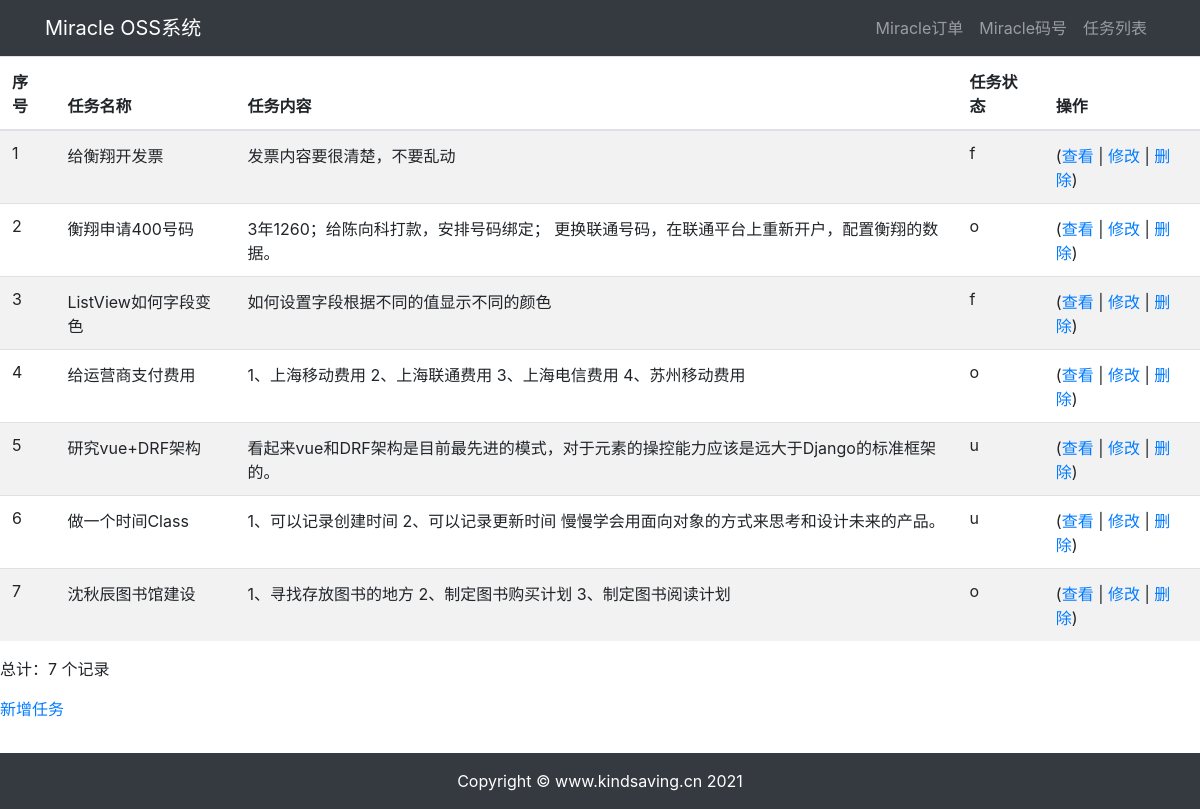
The page /tasks/ on the database as committed earlier.
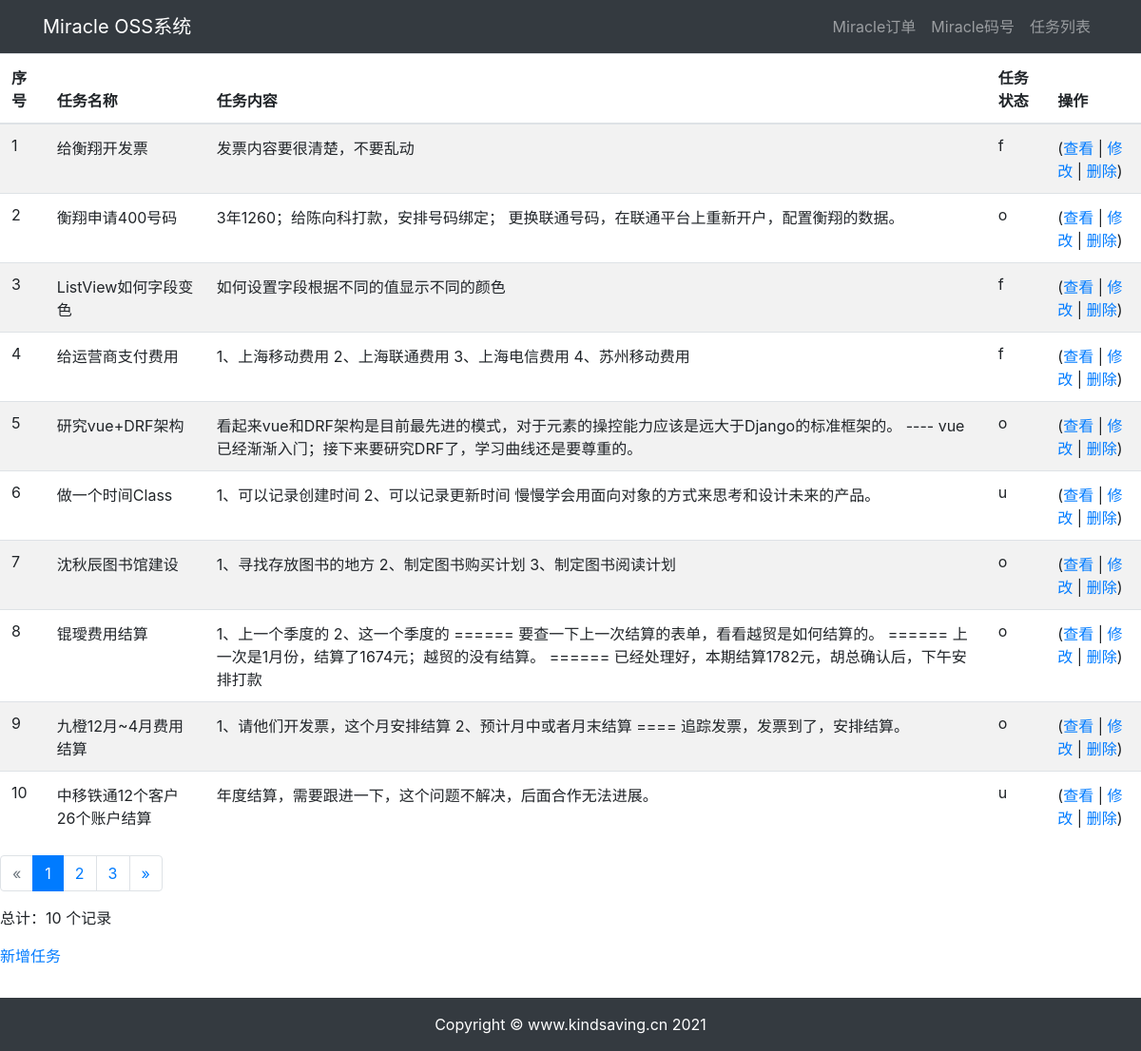
The same page on the database as committed later.
### tasks/models.py (models this page shows)
class Task(models.Model):
    tasktype = models.CharField(verbose_name='任务类型', default='账务管理', max_length=8, choices=Tasktype.choices)
    name = models.CharField(verbose_name="任务名称", max_length=65, unique=True)
    content = models.TextField(verbose_name="任务内容", default=" ")
    status = models.CharField(verbose_name="状态", max_length=8, choices=Status.choices)
    createdtime = models.DateTimeField(auto_now_add=True)
    updatedtime = models.DateTimeField(auto_now=True)
    def short_content(self):
        if len(str(self.content)) > 60:
            return '{}...'.format(str(self.content)[0:60])
        else:
            return str(self.content)
    short_content.short_description = u"内容"
    def colored_status(self):
        if self.status == '已完成':
            color_code = 'green'
        elif self.status == '进行中':
            color_code = 'orange'
        else:
            color_code = 'red'
        return format_html(
            '<span style="color: {};">{}</span>',
            color_code,
            self.status,
        )
    colored_status.short_description = u"状态"
    class Meta:
        verbose_name_plural = 'Miracle任务'

### tasks/views.py (the view)
# urls.py: path('', views.TaskListView.as_view(), name='task_list'),
class TaskListView(ListView):
    model = Task
    context_object_name = 'tasks'
    paginate_by = 10

### tasks/templates/tasks/task_list.html (shortened to what this page needs)
{% extends "base.html" %}
{% block content %}
{% load widget_tweaks %}
<table class="table table-striped">
    <thead>
        <tr>
            <th>序号</th>
            <th>任务名称</th>
            <th>任务内容</th>
            <th data-formatter="displaycolor"><span>任务状态</span></th>
            <th>操作</th>
        </tr>
    </thead>
    <tbody>
{% for task in tasks %}
        <tr>
            <td>
{{ forloop.counter }}
            </td>
            <td>
{{ task.name }}
            </td>
            <td>
{{ task.content }}
            </td>
            {% if task.get_status_display == "未开始" %}
            <td style="color: red">
            {%elif task.get_status_display == "进行中" %}
            <td style="color: orange">
            {%elif task.get_status_display == "已完成" %}
            <td style="color: green">
            {% else %}
            <td>
            {%endif%}
                <span>{{ task.get_status_display }}</span>
            </td>
            <td>
         (<a href="{% url 'tasks:task_detail' task.id %}">查看</a> | <a href="{% url 'tasks:task_update' task.id %}">修改</a> |
         <a href="{% url 'tasks:task_delete' task.id %}">删除</a>)
            </td>
{% endfor %}
        </tr>
    </tbody>
</table>
{% if is_paginated %}
     <ul class="pagination">
{% if page_obj.has_previous %}
         <li class="page-item"><a class="page-link" href="?page={{page_obj.previous_page_number}}">&laquo;</a></li>
{% else %}
         <li class="page-item disabled"><span class="page-link">&laquo;</span></li>
{% endif %}
         {% for i in paginator.page_range %}
         {% if page_obj.number == i %}
         <li class="page-item active"><span class="page-link"> {{ i }} <span class="sr-only">(current)</span></span></li>
{% else %}
               <li class="page-item"><a class="page-link" href="?page={{ i }}">{{ i }}</a></li>
{% endif %}
         {% endfor %}
         {% if page_obj.has_next %}
         <li class="page-item"><a class="page-link" href="?page={{ page_obj.next_page_number }}">&raquo;</a></li>
{% else %}
         <li class="page-item disabled"><span class="page-link">&raquo;</span></li>
{% endif %}
     </ul>
{% endif %}
<p>总计：{{tasks.count}} 个记录</p>
 <p> <a href="{% url 'tasks:task_create' %}">新增任务</a></p>
{% endblock content %}

### djangoProject/templates/base.html (shortened to what this page needs)
{% load static %}
<html lang="zh-cn">
<head>
    <link rel="stylesheet" href="{%static 'bootstrap/css/bootstrap.css'%}">
</head>
<body>
{% include 'header.html' %}
{% block content %}{% endblock content %}
{% include 'footer.html' %}
</body>
</html>

### djangoProject/templates/header.html
<nav class="navbar navbar-expand-lg navbar-dark bg-dark">
  <div class="container">
    <a class="navbar-brand" href="/admin/">Miracle OSS系统</a>
    <div>
      <ul class="navbar-nav">
        <li class="nav-item">
          <a class="nav-link" href="/Miracle/MiracleOrders/">Miracle订单</a>
        </li>
                <li class="nav-item">
          <a class="nav-link" href="/Miracle/MiracleNumber/">Miracle码号</a>
        </li>
                <li class="nav-item">
          <a class="nav-link" href="/tasks/">任务列表</a>
        </li>
      </ul>
    </div>
  </div>
</nav>

### djangoProject/templates/footer.html
<div>
    <br><br><br>
</div>
<footer class="py-3 bg-dark fixed-bottom">
    <div class="container">
        <p class="m-0 text-center text-white">Copyright &copy; www.kindsaving.cn 2021</p>
    </div>
</footer>

Rows that differ between the two databases and show on the page:
changed Task "给运营商支付费用": status "o" → "f"
changed Task "研究vue+DRF架构": content "看起来vue和DRF架构是目前最先进的模式，对于元素的操控能力应该是远大于Django的标准框架的。" → "看起来vue和DRF架构是目前最先进的模式，对于元素的操控能力应该是远大于Django的标准框架的。 ---- vue已经渐渐入门；接下来要研究DRF了，学习曲线还是要尊重的。"; status "u" → "o"
added Task: name "锟璦费用结算", content "1、上一个季度的 2、这一个季度的 ====== 要查一下上一次结算的表单，看看越贸是如何结算的。 ====== 上一次是1月份，结算了1674元；越贸的没有结算。 ====== 已经处理好，本期结算1782元，胡总确认后，下午安排打款", status "o"
added Task: name "九橙12月~4月费用结算", content "1、请他们开发票，这个月安排结算 2、预计月中或者月末结算 ==== 追踪发票，发票到了，安排结算。", status "o"
added Task: name "中移铁通12个客户26个账户结算", content "年度结算，需要跟进一下，这个问题不解决，后面合作无法进展。", status "u"
Other text that changed with them:
{{ tasks.count }}: "7" → "10"
new list line: "1"
new list line: "2"
new list line: "3"
